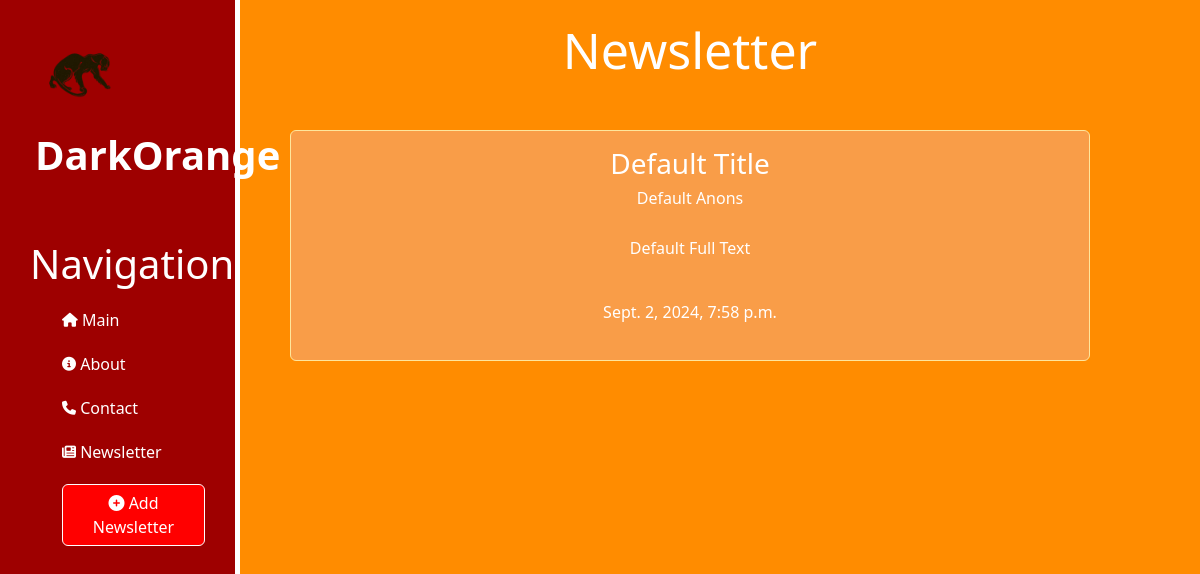
Before: /news/ with the older database file.
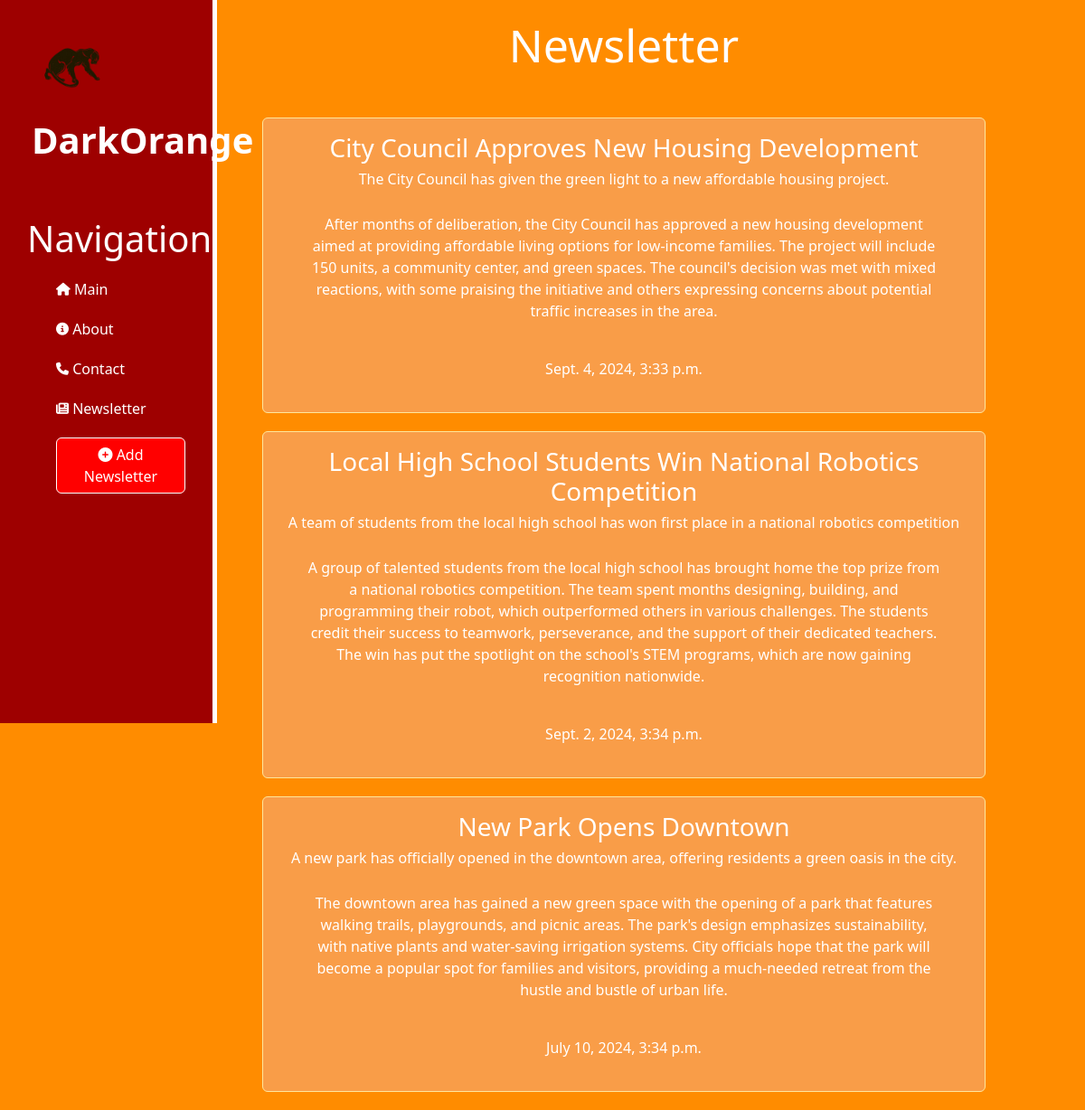
After: the same page with the newer database file.
### news/models.py (models this page shows, shortened)
class Article(models.Model):
    title = models.CharField('Title', max_length=20)
    anons = models.CharField('Anons', max_length=40)
    full_text = models.TextField('Full Text')
    date = models.DateTimeField('DateTime')

### news/views.py (the view)
# urls.py: path('news/',include('news.urls'))
def news(request):
    news = Article.objects.order_by('-date')[:3]
    return render(request, 'news/news_page.html', {'news':news} )

### news/templates/news/news_page.html (shortened to what this page needs)
{% extends 'main/layout.html' %}
{% block content %}
    <div class="features">
        <h1>Newsletter</h1>
        {% if news %}
            {% for el in news %}
                <div class="alert alert-warning">
                    <h3>{{ el.title }}</h3>
                    <h6>{{ el.anons }}</h6>
                    <p>{{ el.full_text }}</p>
                    <p>{{ el.date }}</p>
                </div>
            {% endfor %}
        {% else %}
                <p>There is no news at this time</p>
        {% endif %}
    </div>
{% endblock %}

### main/templates/main/layout.html (shortened to what this page needs)
{% load static %}
<!doctype html>
<html lang="en">
<head>
    <link rel="stylesheet" href="https://cdn.jsdelivr.net/npm/bootstrap@5.3.2/dist/css/bootstrap.min.css">
    <link rel="stylesheet" href="../../static/main/css/main.css">
    <link rel="stylesheet" href="https://cdnjs.cloudflare.com/ajax/libs/font-awesome/6.6.0/css/all.min.css" />
</head>
<body>
    <aside>
        <img src="{% static 'main/img/Untitled_design-removebg-preview.png' %}" alt="Logo" width="200">
        <span class="logo">DarkOrange</span>
        <h3>Navigation</h3>
        <ul>
            <a href="{% url 'home' %}"><li><i class="fa-solid fa-house fa-sm"></i> Main</li></a>
            <a href="{% url 'about' %}"><li><i class="fa-solid fa-circle-info fa-sm"></i> About</li></a>
            <a href="{% url 'contact' %}"><li><i class="fa-solid fa-phone fa-sm"></i> Contact</li></a>
            <a href="{% url 'news_home1' %}"><li><i class="fa-solid fa-newspaper fa-sm"></i> Newsletter</li></a>
            <a href="{% url 'create_news' %}"><li><button style="background-color: red; border-color: white; color: white " class="btn btn-info" ><i class="fas fa-plus-circle"></i> Add Newsletter </button></li></a>
        </ul>
    </aside>
    <main>
    {% block content %}
    {% endblock %}
    </main>
</body>
</html>

### main/static/main/css/main.css (style rules this page uses)
body { background: darkorange; }
aside { float: left; background: #9e0000; width: 20%; padding: 2.5%; height: 100vh; color: white; border-right:5px solid white; }
aside img { width: 100px; float: left; }
aside .logo { font-size: 40px; margin-left: 5px; font-weight: bold; position: relative; top: -5px; }
aside h3 { margin-top: 50px; font-size: 40px; }
aside ul { list-style-type: none; }
aside ul li { color: white; display: block; margin-top: 20px; transition: all .6s ease; }
aside a { text-decoration: none; }
main .features { float: left; color: white; margin-top: 100px; text-align: center; width: 75%; }
main .features h1 { font-size: 50px; margin-top: -80px ; margin-bottom: 50px ; }
.alert-warning { display: flex; justify-content: center; align-items: center ; flex-direction :column ; margin: 0 auto 20px auto; width: 800px; background: rgba(244, 172, 133, 0.54); color: white; opacity: 100%; animation: flipIn 0.8s ease-in-out; }
main .features p { max-width: 700px; margin: 20px auto; }
main .features { display: flex; flex-direction: column; justify-content: center; align-items: center; }

Changed rows visible on the page:
removed Article: title "Default Title", anons "Default Anons", full_text "Default Full Text", date "Sept. 2, 2024, 7:58 p.m."
added Article: title "City Council Approves New Housing Development", anons "The City Council has given the green light to a new affordable housing project.", full_text "After months of deliberation, the City Council has approved a new housing development aimed at providing affordable living options for low-income families. The project will include 150 units, a community center, and green spaces. The council's decision was met with mixed reactions, with some praising the initiative and others expressing concerns about potential traffic increases in the area.", date "Sept. 4, 2024, 3:33 p.m."
added Article: title "Local High School Students Win National Robotics Competition", anons "A team of students from the local high school has won first place in a national robotics competition", full_text "A group of talented students from the local high school has brought home the top prize from a national robotics competition. The team spent months designing, building, and programming their robot, which outperformed others in various challenges. The students credit their success to teamwork, perseverance, and the support of their dedicated teachers. The win has put the spotlight on the school's STEM programs, which are now gaining recognition nationwide.", date "Sept. 2, 2024, 3:34 p.m."
added Article: title "New Park Opens Downtown", anons "A new park has officially opened in the downtown area, offering residents a green oasis in the city.", full_text "The downtown area has gained a new green space with the opening of a park that features walking trails, playgrounds, and picnic areas. The park's design emphasizes sustainability, with native plants and water-saving irrigation systems. City officials hope that the park will become a popular spot for families and visitors, providing a much-needed retreat from the hustle and bustle of urban life.", date "July 10, 2024, 3:34 p.m."
